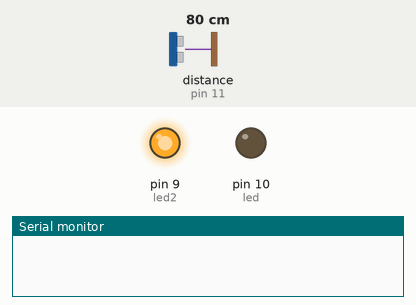
This sketch was run on a simulated Arduino Uno, built with avr-gcc and run on an emulated ATmega328P. Parts: output pins drawn as LEDs (lit = HIGH), the last lines printed to the serial monitor. Wiring (inferred from the names in the program): ultrasonic range finder: trigger pin 12; echo pin 11. The inputs (shaded band) are chosen by the test bench; at power-on: distance to the obstacle (sensor on pin 11) 80 cm. The echo pulse lasts 58.3 µs per cm; pins used as bus, display or sensor lines are not drawn.

Above: at 1.2 s.
1.3 s: distance to the obstacle (sensor on pin 11) set to 43 cm
2.8 s: distance to the obstacle (sensor on pin 11) set to 38 cm
At 3.9 s:
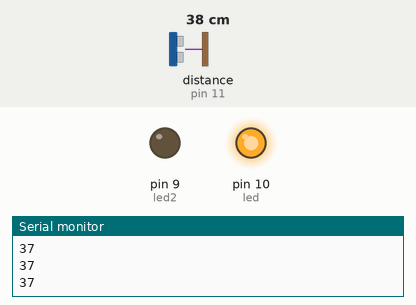
4.3 s: distance to the obstacle (sensor on pin 11) set to 34 cm
5.8 s: distance to the obstacle (sensor on pin 11) set to 31 cm
At 7.0 s:
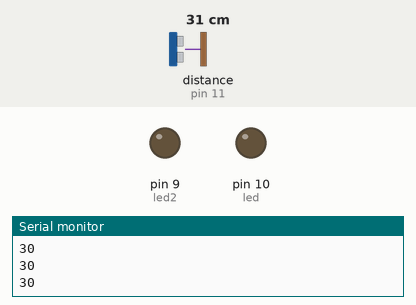
7.3 s: distance to the obstacle (sensor on pin 11) set to 2 cm
At 8.5 s:
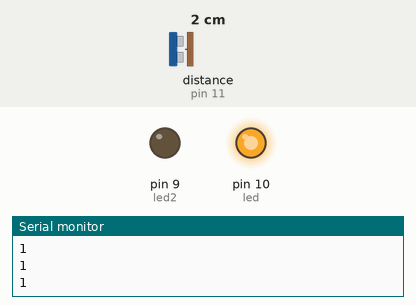
8.8 s: distance to the obstacle (sensor on pin 11) set to 9 cm
At 9.4 s:
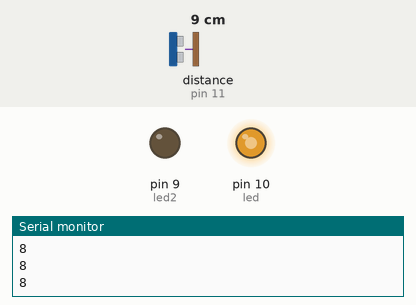
Timing chart, 0 to 11.3 s (numbered marks = the images above; inputs shaded):
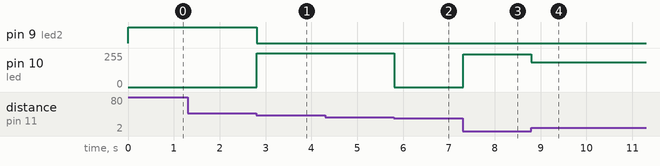

Measured:
- the behaviour switches between 41 and 40 cm on distance to the obstacle (sensor on pin 11) (found by bisection; images 0 and 1)
- the behaviour switches between 32 and 31 cm on distance to the obstacle (sensor on pin 11) (found by bisection; images 1 and 2)
- after the input at 1.3 s, every drawn part: stays the same
- after the input at 2.8 s, pin 9 (led2): HIGH → LOW at once; pin 10 (led): 0/255 → 255/255 at once
- after the input at 5.8 s, pin 10 (led): 255/255 → 0/255 at once
- after the input at 7.3 s, pin 10 (led): 0/255 → 245/255 at once
- after the input at 8.8 s, pin 10 (led): 245/255 → 186/255 at once

The sketch:

arduino.ino
```cpp
#define trigPin 12
#define echoPin 11

#define led 10
#define led2 9

void setup() {
  pinMode(trigPin, OUTPUT);
  pinMode(echoPin, INPUT);
  pinMode(led, OUTPUT);
  pinMode(led2, OUTPUT);
  Serial.begin(9600);
}

void loop() {
  long duration, distance,distance2,fadeValue;
  digitalWrite(trigPin, LOW);
  delayMicroseconds(20);
  digitalWrite(trigPin, HIGH);
  delayMicroseconds(20);
  digitalWrite(trigPin, LOW);
  duration = pulseIn(echoPin, HIGH);
  distance = (duration/2) / 29.1;
  if (distance < 40) {
     distance2 =  30- distance;
     fadeValue = map(distance2 , 0, 30, 0, 254);

     analogWrite(led, fadeValue);
      delay(3);
      digitalWrite(led2,LOW);
      Serial.println(distance);
}
  else {
    digitalWrite(led,LOW);
    digitalWrite(led2,(HIGH));
    delay(3);
  }
}
```
